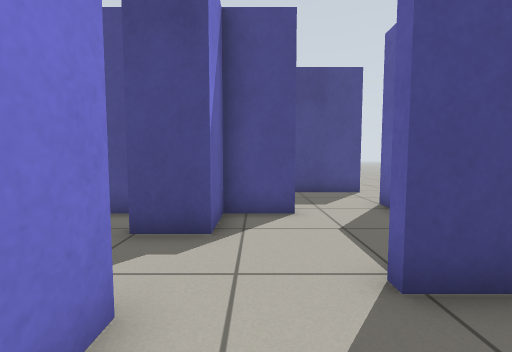
[1] (above)

16 first-person views from a walk through a world built for the Gazebo simulator. The camera is 0.7 m above the floor, tilts 4° down and sees 90° across. The floor is counted in squares, 0.5 m on a side. Each view is taken from the middle of a square. On the plan, view 1 faces up. The plan holds only what a view shows up to about 13 squares ahead; the rest is blank.

[2]
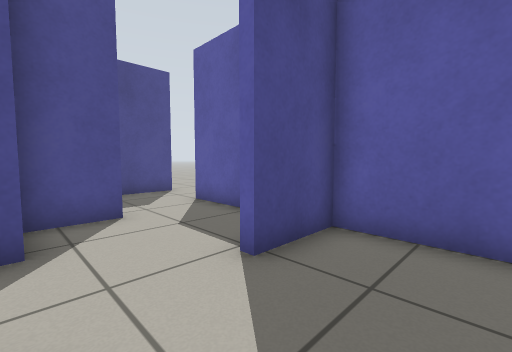

[3]
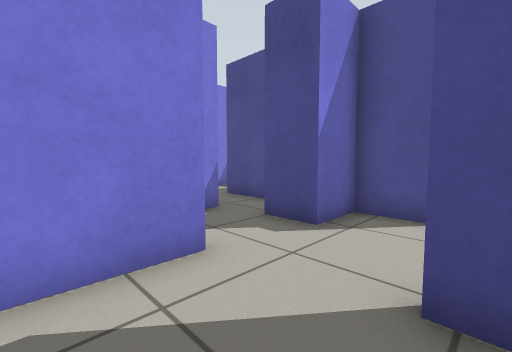

[4]
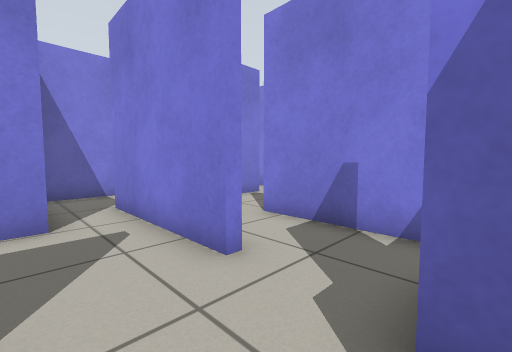

[5]
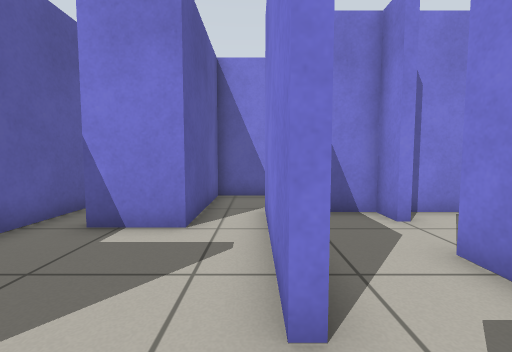

[6]
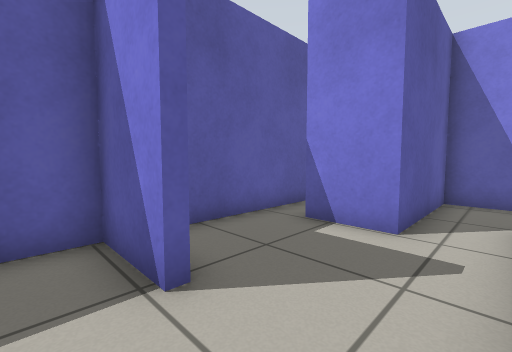

[7]
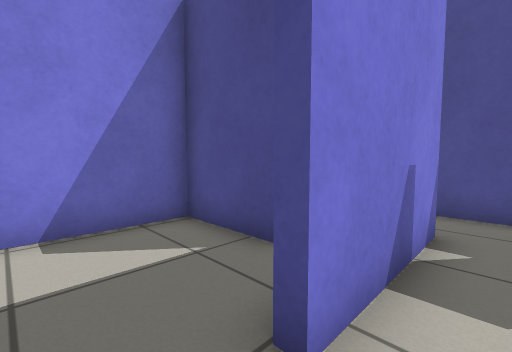

[8]
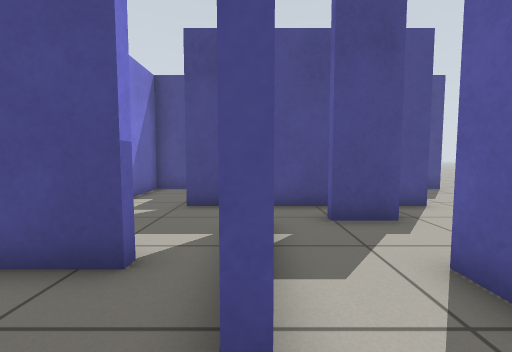

[9]
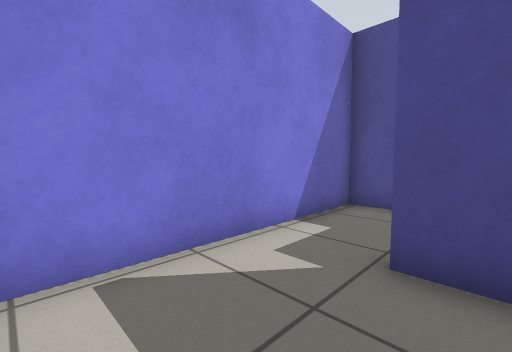

[10]
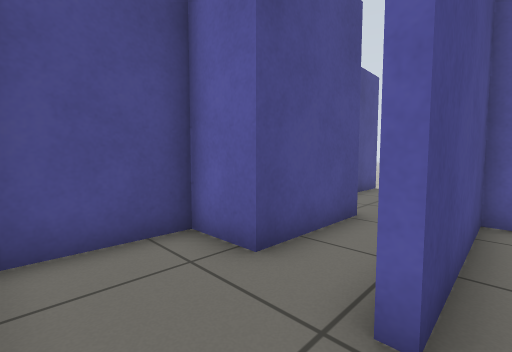

[11]
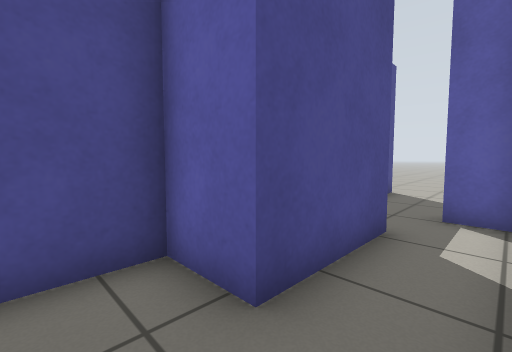

[12]
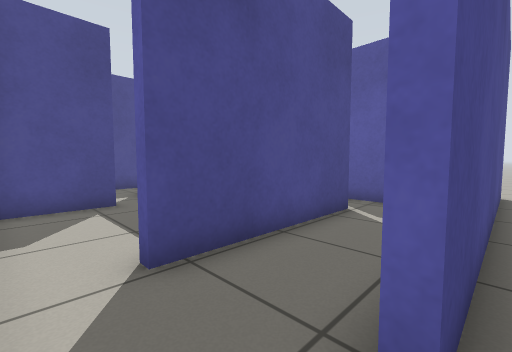

[13]
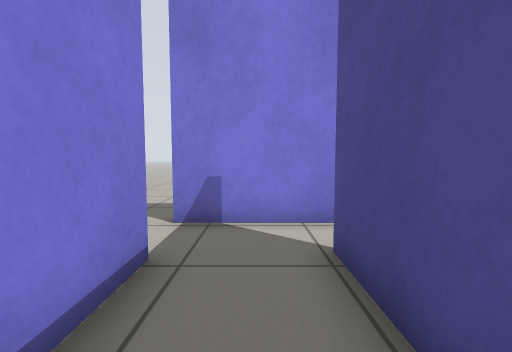

[14]
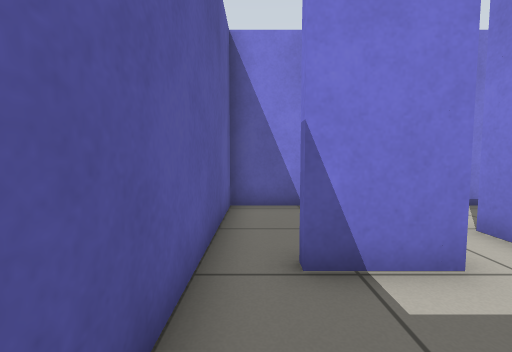

[15]
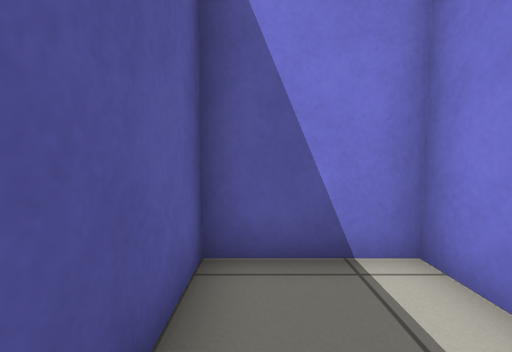

[16]
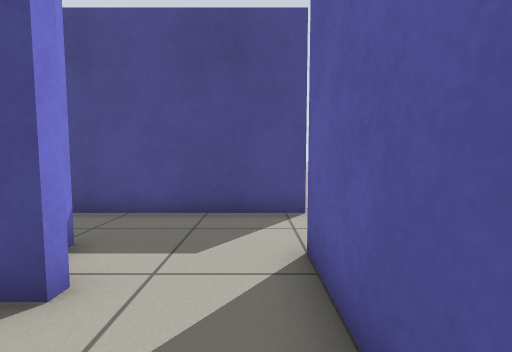

### Floor plan
Ten units are one square. View 1 is at (0, 0); x grows to the right and y downward. Boxes are objects, and circles mark ways between rooms. Rooms are numbered by the first view taken in them; rooms with no view inside come last. Other rooms are left out.
<svg viewBox="-89 -109 138 173">
<path fill="none" stroke="#000" d="M10 -64 -8 -64 -8 -46M15 -28 38 -28 38 -78M24 -25 15 -25M-15 -22 -12 -22 -12 5M4 11 25 11M44 -104 -17 -104M-45 16 -41 16 -41 25 -29 25M-56 -25 -56 -21 -84 -21 -84 24M-68 25 -50 25M-39 -26 -39 -4M-15 -14 -15 -22M-39 -45 -39 -26M-8 -46 -23 -46 -23 -50M-11 -64 -61 -64M-84 -64 -84 -29M-18 -86 -54 -86 -54 -104 -84 -104 -84 -64M-2 -69 -2 -81M-64 58 -64 55 4 55 4 11M-84 24 -84 59M-12 5 -12 28 -68 28M38 5 38 -25 24 -25M7 41 7 55 38 55 38 5"/>
<circle cx="-20" cy="-35" r="3" fill="#2a7"/>
<circle cx="-10" cy="-80" r="3" fill="#2a7"/>
<circle cx="-10" cy="10" r="3" fill="#2a7"/>
<circle cx="20" cy="-10" r="3" fill="#2a7"/>
<circle cx="-40" cy="-20" r="3" fill="#2a7"/>
<circle cx="-75" cy="30" r="3" fill="#2a7"/>
<circle cx="-60" cy="-40" r="3" fill="#2a7"/>
<circle cx="-75" cy="-60" r="3" fill="#2a7"/>
<circle cx="30" cy="10" r="3" fill="#2a7"/>
<text x="10" y="-50">1</text>
<text x="-60" y="0">2</text>
<text x="-30" y="-40">3</text>
<text x="-70" y="-40">4</text>
<text x="-50" y="-80">5</text>
<text x="-50" y="40">6</text>
<text x="30" y="-10">7</text>
<text x="20" y="30">8</text>
</svg>
Room 1 opens to room 3. Room 1 opens to room 5. Room 1 opens to room 6. Room 1 opens to room 7. Room 2 opens to room 3. Room 2 opens to room 6. Room 3 opens to room 4. Room 4 opens to room 5. Room 7 opens to room 8.

Where each view was taken, in squares from view 1:
view 1: 0 up, 0 right, facing up
view 2: 0 up, 1 left, facing up-right
view 3: 0 up, 2 right, facing up-left
view 4: 5 up, 1 right, facing down-left
view 5: 4 up, 1 left, facing down
view 6: 4 up, 1 left, facing down-right
view 7: 1 down, 3 left, facing up-left
view 8: 1 down, 4 left, facing up
view 9: 3 up, 5 left, facing up-left
view 10: 6 up, 8 left, facing up-right
view 11: 7 up, 7 left, facing up-right
view 12: 6 down, 8 left, facing up-right
view 13: 4 down, 3 left, facing left
view 14: 2 up, 3 right, facing down
view 15: 2 down, 3 right, facing down
view 16: 4 up, 3 right, facing up
